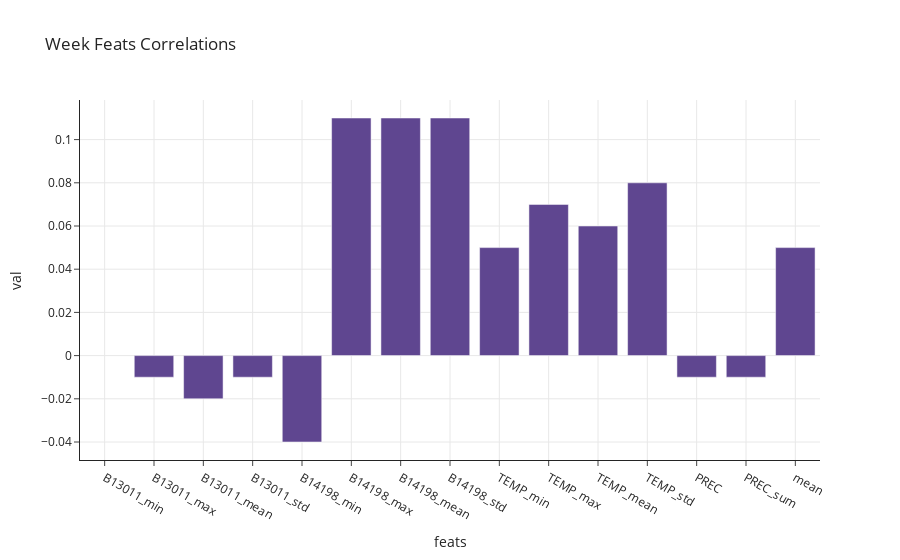

Notebook code for this chart:
### Markdown cell above
The first attempt simply computes correlation between meteo & pollen data columns.

### Code cell
# Get corr
df_corr = _week_windows_corr(all_meteo_week_feats_pol_dat_df, shift_weeks=1, week_feats=WEEK_FEATS)

# Plot corr
_plot_week_corr(df_corr)

### Figure 1 — Plotly figure (JSON) as saved in the notebook; plotly's stock layout.template omitted (floating-point values rounded to 4 significant figures)
{"data": [{"alignmentgroup": "True", "hovertemplate": "x=%{x}<br>y=%{y}<extra></extra>", "legendgroup": "", "marker": {"color": "rgb(95, 70, 144)", "pattern": {"shape": ""}}, "name": "", "offsetgroup": "", "orientation": "v", "showlegend": false, "textposition": "auto", "type": "bar", "x": ["B13011_min", "B13011_max", "B13011_mean", "B13011_std", "B14198_min", "B14198_max", "B14198_mean", "B14198_std", "TEMP_min", "TEMP_max", "TEMP_mean", "TEMP_std", "PREC", "PREC_sum", "mean"], "xaxis": "x", "y": [null, -0.01, -0.02, -0.01, -0.04, 0.11, 0.11, 0.11, 0.05, 0.07, 0.06, 0.08, -0.01, -0.01, 0.05], "yaxis": "y"}], "layout": {"barmode": "relative", "legend": {"tracegroupgap": 0}, "title": {"text": "Week Feats Correlations"}, "xaxis": {"anchor": "y", "domain": [0, 1], "showgrid": true, "title": {"text": "feats"}}, "yaxis": {"anchor": "x", "domain": [0, 1], "showgrid": true, "title": {"text": "val"}}}}
